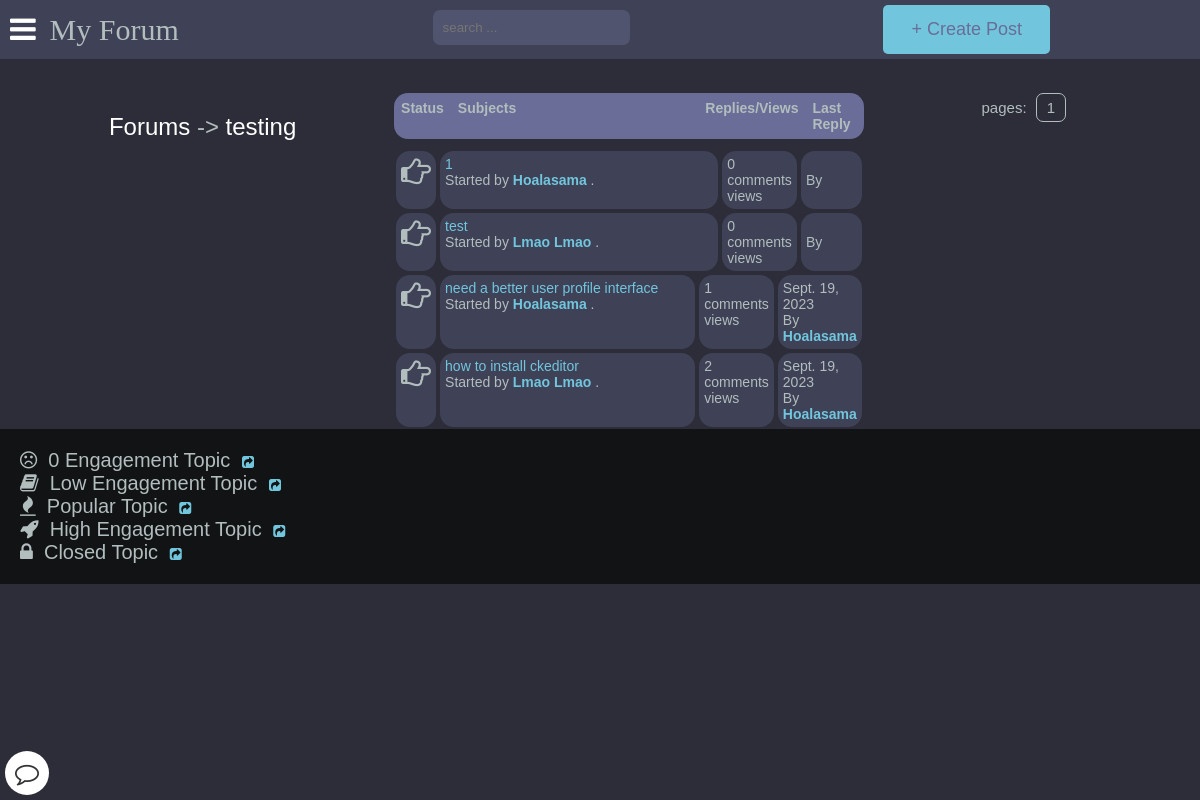
/posts/testing/, run on an earlier commit of the app's database.
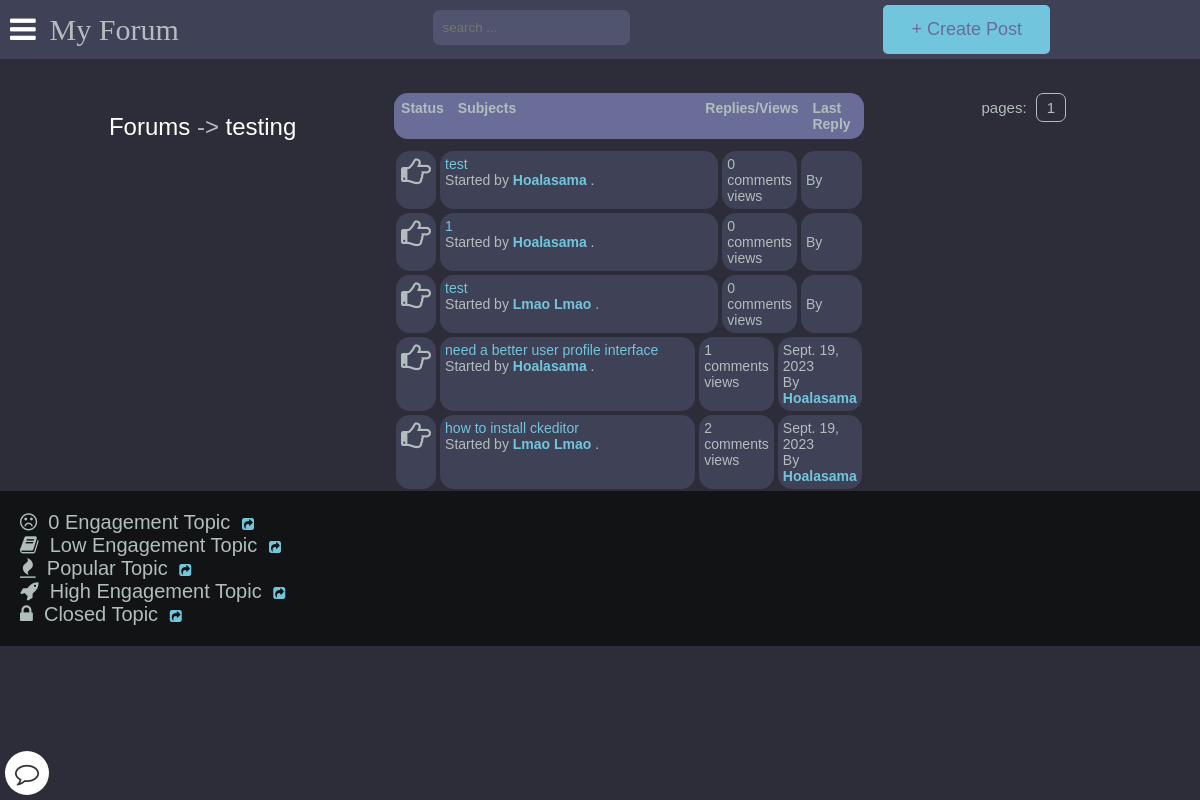
And on a later commit of the database.
### main/models.py (models this page shows, shortened)
class Post(models.Model):
    title = models.CharField(max_length=400)
    slug = models.SlugField(max_length=400, unique=True, blank=True)
    user = models.ForeignKey(Author, on_delete=models.CASCADE)
    content = HTMLField()
    categories = models.ManyToManyField(Category)
    date = models.DateTimeField(auto_now_add=True)
    approved = models.BooleanField(default=True)
    image = models.ImageField(upload_to='post_images', blank=True, null=True)
    hit_count_generic = GenericRelation(HitCount, object_id_field='object_pk',
        related_query_name='hit_count_generic_relation'
    )
    tags = TaggableManager()
    comments = models.ManyToManyField(Comment, blank=True)
    def get_url(self):
        return reverse("detail", kwargs={
            "slug":self.slug
        })
    class Meta:
        ordering = ['-date']
    @property
    def num_comments(self):
        return self.comments.count()
    @property
    def last_reply(self):
        return self.comments.latest("date")

class Author(models.Model):
    user = models.ForeignKey(User, on_delete=models.CASCADE)
    fullname = models.CharField(max_length=40, blank=True)
    slug = models.SlugField(max_length=400, unique=True, blank=True)
    bio = HTMLField(default='none')
    points = models.IntegerField(default=0)
    email = models.EmailField(unique=False,default="example@gmail.com", validators=[EmailValidator(message="Invalid email format")])
    profile_pic = ResizedImageField(size=[400, 400], quality=100, upload_to="authors", default="defaults/default_profile_pic.jpg", null=True, blank=False)
    ROLES = (
        ('user','User'),
        ('teacher','Teacher'),
        ('admin','Admin'),
    )
    roles = models.CharField(max_length=50, choices=ROLES, default="user")

class Comment(models.Model):
    user = models.ForeignKey(Author, on_delete=models.CASCADE)
    content = models.TextField()
    date = models.DateTimeField(auto_now_add=True)
    replies = models.ManyToManyField(Reply, blank=True)

### main/views.py (the view)
# urls.py: path("posts/<slug>/", posts, name="posts"),
def posts(request, slug):
    category = get_object_or_404(Category, slug=slug)
    posts = Post.objects.filter(approved=True, categories=category)
    paginator = Paginator(posts, 10)
    page = request.GET.get("page")
    try:
        posts = paginator.page(page)
    except PageNotAnInteger:
        posts = paginator.page(1)
    except EmptyPage:
        posts = paginator.page(paginator.num_pages)
    context = {
        "posts":posts,
        "forum": category,
        "title": "Posts"
    }
    return render(request, "posts.html", context)

### main/models.py (called while the page is built)
    def get_url(self):
        return reverse("posts", kwargs={
            "slug":self.slug
        })

### templates/posts.html
{% extends 'base.html' %}
{% load hitcount_tags %}
{% block content %}
    <div class="container">
        <div class="navigate">
            <span><a href="{% url 'home' %}">Forums</a> -> <a href="{{forum.get_url}}">{{forum.title}}</a></span>
        </div>
        <div class="posts-table">
            <div class="table-head">
                <div class="status">Status</div>
                <div class="subjects">Subjects</div>
                <div class="replies">Replies/Views</div>
                <div class="last-reply">Last Reply</div>
            </div>
            {% for post in posts %}
            <div class="table-row">
                <div class="status"><i class="fa fa-hand-o-right"></i></div>
                <div class="subjects">
                    <a href="{{post.get_url}}">{{post.title}}</a>
                    <br>
                    <span>Started by <b><a href="">{{post.user.fullname|title}}</a></b> .</span>
                </div>
                <div class="replies">
                    {{post.num_comments}} comments <br> {% get_hit_count for post %} views
                </div>
                <div class="last-reply">
                    {{post.last_reply.date|date}}
                    <br>By <b><a href="">{{post.last_reply.user.fullname|title}}</a></b>
                </div>
            </div>
            {% endfor %}
        </div>
            <div class="pagination">
                pages: {% for num_page in posts.paginator.page_range %}<a href="?page={{num_page}}">{{num_page}}</a> {% endfor %}
            </div>
    </div>
    <div class="note">
        <span><i class="fa fa-frown-o"></i>&nbsp; 0 Engagement Topic</span>&nbsp;&nbsp;&nbsp;<a href=""><i class="fa fa-share-square"></i></a><br>
        <span><i class="fa fa-book"></i>&nbsp; Low Engagement Topic</span>&nbsp;&nbsp;&nbsp;<a href=""><i class="fa fa-share-square"></i></a><br>
        <span><i class="fa fa-fire"></i>&nbsp; Popular Topic</span>&nbsp;&nbsp;&nbsp;<a href=""><i class="fa fa-share-square"></i></a><br>
        <span><i class="fa fa-rocket"></i>&nbsp; High Engagement Topic</span>&nbsp;&nbsp;&nbsp;<a href=""><i class="fa fa-share-square"></i></a><br>
        <span><i class="fa fa-lock"></i>&nbsp; Closed Topic</span>&nbsp;&nbsp;&nbsp;<a href=""><i class="fa fa-share-square"></i></a><br>
    </div>
{% endblock content %}

What changed in the data, as far as the page shows it:
added Post: title "test", user.fullname "Hoalasama", num_comments "0"
